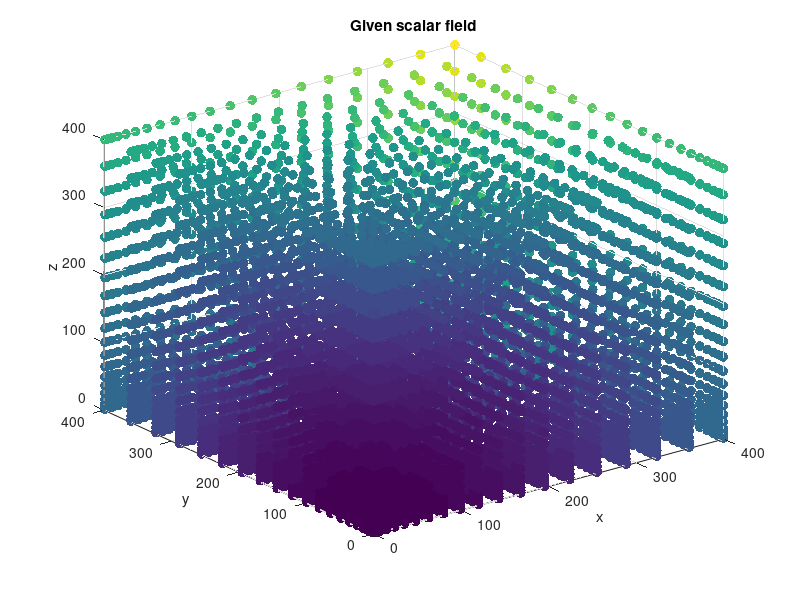

Source code (MATLAB): (Note: this script raises an error after producing the figure.)
clc
close all

addpath('../mole_MATLAB')

% Parameters
k = 4;  % Order of accuracy
m = 20; % Number of nodes along x-axis
n = 20; % Number of nodes along y-axis
o = 20; % Number of nodes along z-axis

[X, Y, Z] = meshgrid(1:m, 1:n, 1:o);
X = X.*X;
Y = Y.*Y;
Z = Z.*Z;

C = X.^2+Y.^2+Z.^2; % Given scalar field (on a nodal grid)

% Plot the physical grid
scatter3(X(:), Y(:), Z(:), 50, C(:), 'Filled');
title('Given scalar field')
xlabel('x')
ylabel('y')
zlabel('z')

% Staggered logical grid
[Xs, Ys, Zs] = meshgrid([1 1.5 : 1 : m-0.5 m], [1 1.5 : 1 : n-0.5 n], [1 1.5 : 1 : o-0.5 o]);
% Interpolate scalar field from nodal logical to staggered logical
Cs = interp3(C, Xs, Ys, Zs);
% Reshape the field so it can be multiplied by the operator later on
C_ = reshape(permute(Cs, [2, 1, 3]), [], 1);

% Get 3D curvilinear mimetic gradient
G = grad3DCurv(k, X, Y, Z);

% Apply the operator to the field
TMP = G*C_;
Gx = TMP(1:m*(n-1)*(o-1));
Gy = TMP(m*(n-1)*(o-1)+1:m*(n-1)*(o-1)+(m-1)*n*(o-1));
Gz = TMP(m*(n-1)*(o-1)+(m-1)*n*(o-1)+1:end);

% Reshape for visualization
Gx = permute(reshape(Gx, m, n-1, o-1), [2, 1, 3]);
Gy = permute(reshape(Gy, m-1, n, o-1), [2, 1, 3]);
Gz = permute(reshape(Gz, m-1, n-1, o), [2, 1, 3]);

xslice = 10;
yslice = 10;
zslice = 10;

figure
slice(Gx, xslice, yslice, zslice)
title('Gx')
xlabel('x')
ylabel('y')
zlabel('z')

figure
slice(Gy, xslice, yslice, zslice)
title('Gy')
xlabel('x')
ylabel('y')
zlabel('z')

figure
slice(Gz, xslice, yslice, zslice)
title('Gz')
xlabel('x')
ylabel('y')
zlabel('z')
